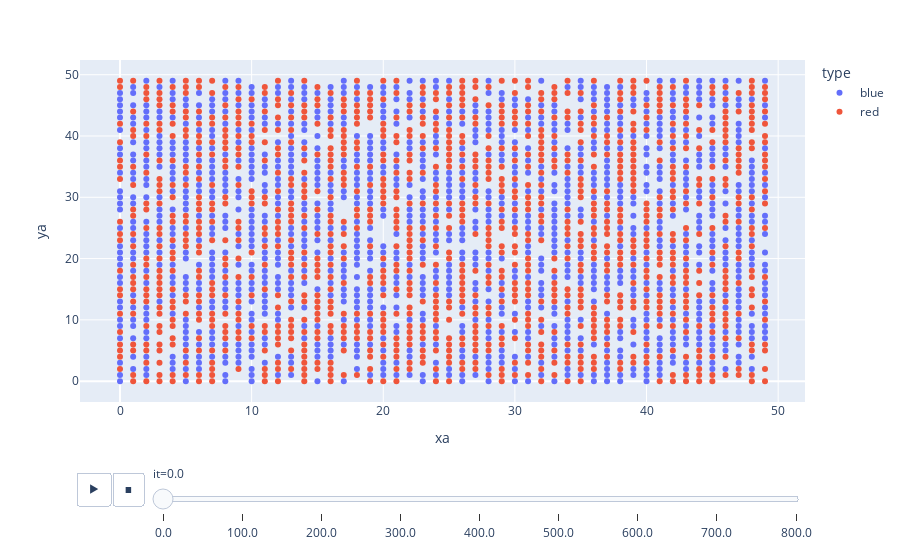

Here is the notebook cell this chart was saved with:
### Code cell
px.scatter(df, x='xa', y='ya', animation_frame="it", color = 'type')

### Figure 1 — Plotly figure (JSON) as saved in the notebook; plotly's stock layout.template omitted (floating-point values rounded to 4 significant figures; data arrays with more than 128 entries replaced by an {"elided": "..."} marker saying what was removed)
{"data": [{"hovertemplate": "type=blue<br>it=0.0<br>xa=%{x}<br>ya=%{y}<extra></extra>", "legendgroup": "blue", "marker": {"color": "#636efa", "symbol": "circle"}, "mode": "markers", "name": "blue", "orientation": "v", "showlegend": true, "type": "scatter", "x": {"elided": "1125 int values"}, "xaxis": "x", "y": {"elided": "1125 int values"}, "yaxis": "y"}, {"hovertemplate": "type=red<br>it=0.0<br>xa=%{x}<br>ya=%{y}<extra></extra>", "legendgroup": "red", "marker": {"color": "#EF553B", "symbol": "circle"}, "mode": "markers", "name": "red", "orientation": "v", "showlegend": true, "type": "scatter", "x": {"elided": "1125 int values"}, "xaxis": "x", "y": {"elided": "1125 int values"}, "yaxis": "y"}], "layout": {"legend": {"title": {"text": "type"}, "tracegroupgap": 0}, "margin": {"t": 60}, "sliders": [{"active": 0, "currentvalue": {"prefix": "it="}, "len": 0.9, "pad": {"b": 10, "t": 60}, "steps": [{"args": [["0.0"], {"frame": {"duration": 0, "redraw": false}, "fromcurrent": true, "mode": "immediate", "transition": {"duration": 0, "easing": "linear"}}], "label": "0.0", "method": "animate"}, {"args": [["100.0"], {"frame": {"duration": 0, "redraw": false}, "fromcurrent": true, "mode": "immediate", "transition": {"duration": 0, "easing": "linear"}}], "label": "100.0", "method": "animate"}, {"args": [["200.0"], {"frame": {"duration": 0, "redraw": false}, "fromcurrent": true, "mode": "immediate", "transition": {"duration": 0, "easing": "linear"}}], "label": "200.0", "method": "animate"}, {"args": [["300.0"], {"frame": {"duration": 0, "redraw": false}, "fromcurrent": true, "mode": "immediate", "transition": {"duration": 0, "easing": "linear"}}], "label": "300.0", "method": "animate"}, {"args": [["400.0"], {"frame": {"duration": 0, "redraw": false}, "fromcurrent": true, "mode": "immediate", "transition": {"duration": 0, "easing": "linear"}}], "label": "400.0", "method": "animate"}, {"args": [["500.0"], {"frame": {"duration": 0, "redraw": false}, "fromcurrent": true, "mode": "immediate", "transition": {"duration": 0, "easing": "linear"}}], "label": "500.0", "method": "animate"}, {"args": [["600.0"], {"frame": {"duration": 0, "redraw": false}, "fromcurrent": true, "mode": "immediate", "transition": {"duration": 0, "easing": "linear"}}], "label": "600.0", "method": "animate"}, {"args": [["700.0"], {"frame": {"duration": 0, "redraw": false}, "fromcurrent": true, "mode": "immediate", "transition": {"duration": 0, "easing": "linear"}}], "label": "700.0", "method": "animate"}, {"args": [["800.0"], {"frame": {"duration": 0, "redraw": false}, "fromcurrent": true, "mode": "immediate", "transition": {"duration": 0, "easing": "linear"}}], "label": "800.0", "method": "animate"}], "x": 0.1, "xanchor": "left", "y": 0, "yanchor": "top"}], "updatemenus": [{"buttons": [{"args": [null, {"frame": {"duration": 500, "redraw": false}, "fromcurrent": true, "mode": "immediate", "transition": {"duration": 500, "easing": "linear"}}], "label": "&#9654;", "method": "animate"}, {"args": [[null], {"frame": {"duration": 0, "redraw": false}, "fromcurrent": true, "mode": "immediate", "transition": {"duration": 0, "easing": "linear"}}], "label": "&#9724;", "method": "animate"}], "direction": "left", "pad": {"r": 10, "t": 70}, "showactive": false, "type": "buttons", "x": 0.1, "xanchor": "right", "y": 0, "yanchor": "top"}], "xaxis": {"anchor": "y", "domain": [0, 1], "title": {"text": "xa"}}, "yaxis": {"anchor": "x", "domain": [0, 1], "title": {"text": "ya"}}}}
